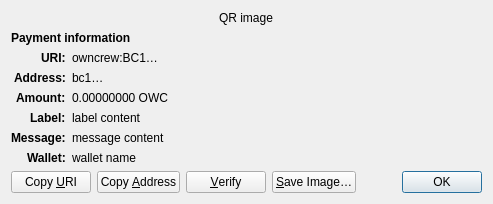
<?xml version="1.0" encoding="UTF-8"?>
<ui version="4.0">
 <class>ReceiveRequestDialog</class>
 <widget class="QDialog" name="ReceiveRequestDialog">
  <property name="geometry">
   <rect>
    <x>0</x>
    <y>0</y>
    <width>413</width>
    <height>229</height>
   </rect>
  </property>
  <property name="windowTitle">
   <string>Request payment to …</string>
  </property>
  <layout class="QGridLayout" name="gridLayout" columnstretch="0,1">
   <property name="sizeConstraint">
    <enum>QLayout::SetFixedSize</enum>
   </property>
   <item row="0" column="0" colspan="2" alignment="Qt::AlignHCenter">
    <widget class="QRImageWidget" name="qr_code">
     <property name="text">
      <string notr="true">QR image</string>
     </property>
     <property name="textInteractionFlags">
      <set>Qt::NoTextInteraction</set>
     </property>
    </widget>
   </item>
   <item row="1" column="0" colspan="2">
    <widget class="QLabel" name="payment_header">
     <property name="font">
      <font>
       <weight>75</weight>
       <bold>true</bold>
      </font>
     </property>
     <property name="text">
      <string>Payment information</string>
     </property>
     <property name="textInteractionFlags">
      <set>Qt::NoTextInteraction</set>
     </property>
    </widget>
   </item>
   <item row="2" column="0" alignment="Qt::AlignRight|Qt::AlignTop">
    <widget class="QLabel" name="uri_tag">
     <property name="font">
      <font>
       <weight>75</weight>
       <bold>true</bold>
      </font>
     </property>
     <property name="text">
      <string notr="true">URI:</string>
     </property>
     <property name="textFormat">
      <enum>Qt::PlainText</enum>
     </property>
     <property name="textInteractionFlags">
      <set>Qt::NoTextInteraction</set>
     </property>
    </widget>
   </item>
   <item row="2" column="1" alignment="Qt::AlignTop">
    <widget class="QLabel" name="uri_content">
     <property name="text">
      <string notr="true">owncrew:BC1…</string>
     </property>
     <property name="textFormat">
      <enum>Qt::RichText</enum>
     </property>
     <property name="wordWrap">
      <bool>true</bool>
     </property>
     <property name="textInteractionFlags">
      <set>Qt::TextSelectableByMouse</set>
     </property>
    </widget>
   </item>
   <item row="3" column="0" alignment="Qt::AlignRight|Qt::AlignTop">
    <widget class="QLabel" name="address_tag">
     <property name="font">
      <font>
       <weight>75</weight>
       <bold>true</bold>
      </font>
     </property>
     <property name="text">
      <string>Address:</string>
     </property>
     <property name="textInteractionFlags">
      <set>Qt::NoTextInteraction</set>
     </property>
    </widget>
   </item>
   <item row="3" column="1" alignment="Qt::AlignTop">
    <widget class="QLabel" name="address_content">
     <property name="text">
      <string notr="true">bc1…</string>
     </property>
     <property name="textFormat">
      <enum>Qt::PlainText</enum>
     </property>
     <property name="textInteractionFlags">
      <set>Qt::TextSelectableByMouse</set>
     </property>
    </widget>
   </item>
   <item row="4" column="0" alignment="Qt::AlignRight|Qt::AlignTop">
    <widget class="QLabel" name="amount_tag">
     <property name="font">
      <font>
       <weight>75</weight>
       <bold>true</bold>
      </font>
     </property>
     <property name="text">
      <string>Amount:</string>
     </property>
     <property name="textInteractionFlags">
      <set>Qt::NoTextInteraction</set>
     </property>
    </widget>
   </item>
   <item row="4" column="1" alignment="Qt::AlignTop">
    <widget class="QLabel" name="amount_content">
     <property name="text">
      <string notr="true">0.00000000 OWC</string>
     </property>
     <property name="textFormat">
      <enum>Qt::PlainText</enum>
     </property>
     <property name="textInteractionFlags">
      <set>Qt::TextSelectableByMouse</set>
     </property>
    </widget>
   </item>
   <item row="5" column="0" alignment="Qt::AlignRight|Qt::AlignTop">
    <widget class="QLabel" name="label_tag">
     <property name="font">
      <font>
       <weight>75</weight>
       <bold>true</bold>
      </font>
     </property>
     <property name="text">
      <string>Label:</string>
     </property>
     <property name="textInteractionFlags">
      <set>Qt::NoTextInteraction</set>
     </property>
    </widget>
   </item>
   <item row="5" column="1" alignment="Qt::AlignTop">
    <widget class="QLabel" name="label_content">
     <property name="text">
      <string notr="true">label content</string>
     </property>
     <property name="textFormat">
      <enum>Qt::PlainText</enum>
     </property>
     <property name="wordWrap">
      <bool>true</bool>
     </property>
     <property name="textInteractionFlags">
      <set>Qt::TextSelectableByMouse</set>
     </property>
    </widget>
   </item>
   <item row="6" column="0" alignment="Qt::AlignRight|Qt::AlignTop">
    <widget class="QLabel" name="message_tag">
     <property name="font">
      <font>
       <weight>75</weight>
       <bold>true</bold>
      </font>
     </property>
     <property name="text">
      <string>Message:</string>
     </property>
     <property name="textInteractionFlags">
      <set>Qt::NoTextInteraction</set>
     </property>
    </widget>
   </item>
   <item row="6" column="1" alignment="Qt::AlignTop">
    <widget class="QLabel" name="message_content">
     <property name="text">
      <string notr="true">message content</string>
     </property>
     <property name="textFormat">
      <enum>Qt::PlainText</enum>
     </property>
     <property name="wordWrap">
      <bool>true</bool>
     </property>
     <property name="textInteractionFlags">
      <set>Qt::TextSelectableByMouse</set>
     </property>
    </widget>
   </item>
   <item row="7" column="0" alignment="Qt::AlignRight|Qt::AlignTop">
    <widget class="QLabel" name="wallet_tag">
     <property name="font">
      <font>
       <weight>75</weight>
       <bold>true</bold>
      </font>
     </property>
     <property name="text">
      <string>Wallet:</string>
     </property>
     <property name="textInteractionFlags">
      <set>Qt::NoTextInteraction</set>
     </property>
    </widget>
   </item>
   <item row="7" column="1" alignment="Qt::AlignTop">
    <widget class="QLabel" name="wallet_content">
     <property name="text">
      <string notr="true">wallet name</string>
     </property>
     <property name="textFormat">
      <enum>Qt::PlainText</enum>
     </property>
     <property name="wordWrap">
      <bool>true</bool>
     </property>
     <property name="textInteractionFlags">
      <set>Qt::TextSelectableByMouse</set>
     </property>
    </widget>
   </item>
   <item row="8" column="0" colspan="2">
    <layout class="QHBoxLayout" name="horizontalLayout">
     <item>
      <widget class="QPushButton" name="btnCopyURI">
       <property name="text">
        <string>Copy &amp;URI</string>
       </property>
       <property name="autoDefault">
        <bool>false</bool>
       </property>
      </widget>
     </item>
     <item>
      <widget class="QPushButton" name="btnCopyAddress">
       <property name="text">
        <string>Copy &amp;Address</string>
       </property>
       <property name="autoDefault">
        <bool>false</bool>
       </property>
      </widget>
     </item>
     <item>
      <widget class="QPushButton" name="btnVerify">
       <property name="text">
        <string>&amp;Verify</string>
       </property>
       <property name="toolTip">
        <string>Verify this address on e.g. a hardware wallet screen</string>
       </property>
       <property name="autoDefault">
        <bool>false</bool>
       </property>
      </widget>
     </item>
     <item>
      <widget class="QPushButton" name="btnSaveAs">
       <property name="text">
        <string>&amp;Save Image…</string>
       </property>
       <property name="autoDefault">
        <bool>false</bool>
       </property>
      </widget>
     </item>
     <item>
      <spacer name="horizontalSpacer_2">
       <property name="orientation">
        <enum>Qt::Horizontal</enum>
       </property>
       <property name="sizeHint" stdset="0">
        <size>
         <width>40</width>
         <height>20</height>
        </size>
       </property>
      </spacer>
     </item>
     <item>
      <widget class="QDialogButtonBox" name="buttonBox">
       <property name="focusPolicy">
        <enum>Qt::StrongFocus</enum>
       </property>
       <property name="standardButtons">
        <set>QDialogButtonBox::Ok</set>
       </property>
      </widget>
     </item>
    </layout>
   </item>
  </layout>
 </widget>
 <customwidgets>
  <customwidget>
   <class>QRImageWidget</class>
   <extends>QLabel</extends>
   <header>qt/qrimagewidget.h</header>
  </customwidget>
 </customwidgets>
 <tabstops>
  <tabstop>buttonBox</tabstop>
  <tabstop>btnCopyURI</tabstop>
  <tabstop>btnCopyAddress</tabstop>
  <tabstop>btnSaveAs</tabstop>
 </tabstops>
 <resources/>
 <connections>
  <connection>
   <sender>buttonBox</sender>
   <signal>accepted()</signal>
   <receiver>ReceiveRequestDialog</receiver>
   <slot>accept()</slot>
   <hints>
    <hint type="sourcelabel">
     <x>135</x>
     <y>230</y>
    </hint>
    <hint type="destinationlabel">
     <x>135</x>
     <y>126</y>
    </hint>
   </hints>
  </connection>
 </connections>
</ui>
